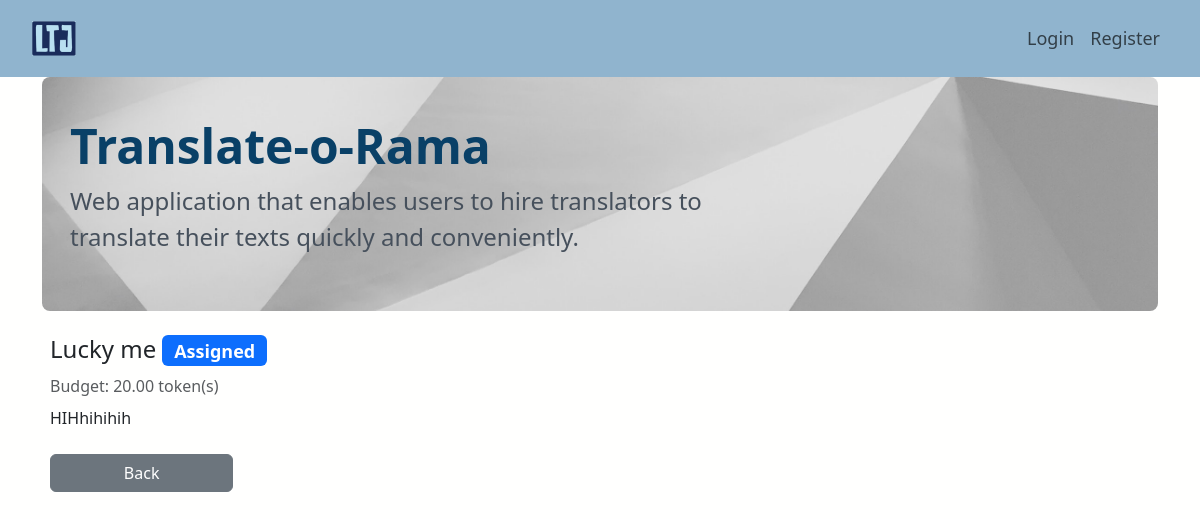
The page /dashboard/job_status/1 on the database as committed earlier.
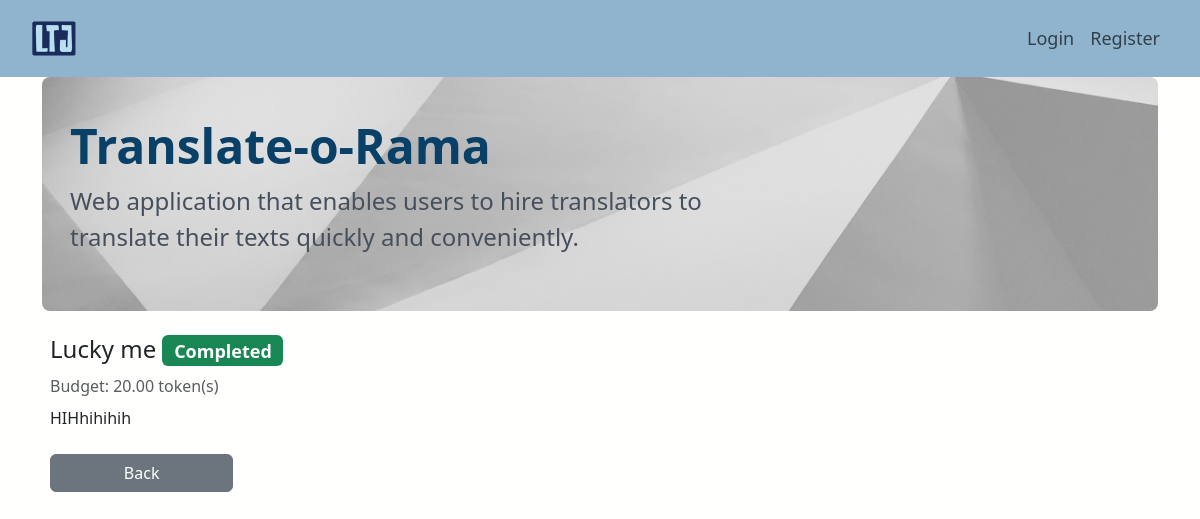
The same page on the database as committed later.
### app/views.py (the view)
# urls.py: path("dashboard/job_status/<int:job_id>", views.job_status, name="job_status"),
def job_status(request, job_id):
    job = get_object_or_404(Job, pk=job_id)
    context = {
        "job": job,
    }
    return render(request, "app/job_status.html", context)

### app/templates/app/job_status.html (shortened to what this page needs)
{% extends 'app/base.html' %}
{% block content %}
  <!DOCTYPE html>
  <html lang="en">
  <head>
      <link rel="stylesheet" href="https://cdn.jsdelivr.net/npm/bootstrap-icons@1.10.3/font/bootstrap-icons.css">
  </head>
  <body>
    <div class="mx-2">
      <h4>{{ job.title }}
        {% if job.is_assigned %}
          {% if job.is_completed %}
            <div class="badge bg-success">Completed</div>
          {% else %}
            <div class="badge bg-primary">Assigned</div>
          {% endif %}
        {% else %}
          <div class="badge bg-secondary">Unassigned</div>
        {% endif %}
      </h4>
      <div class="mb-2 text-muted">Budget: {{ job.budget }} token(s)</div>
      <div class="">{{ job.description }}</div>
      <a href="{% url 'app:dashboard' %}" class="btn btn-secondary col-2 mt-4">Back</a>
    </div>
  </body>
{% endblock content %}

Rows that differ between the two databases and show on the page:
changed Job "Lucky me": is_completed False → True (drawn)
Other text that changed with them:
text no longer shown: "Assigned"
text now shown: "Completed"
